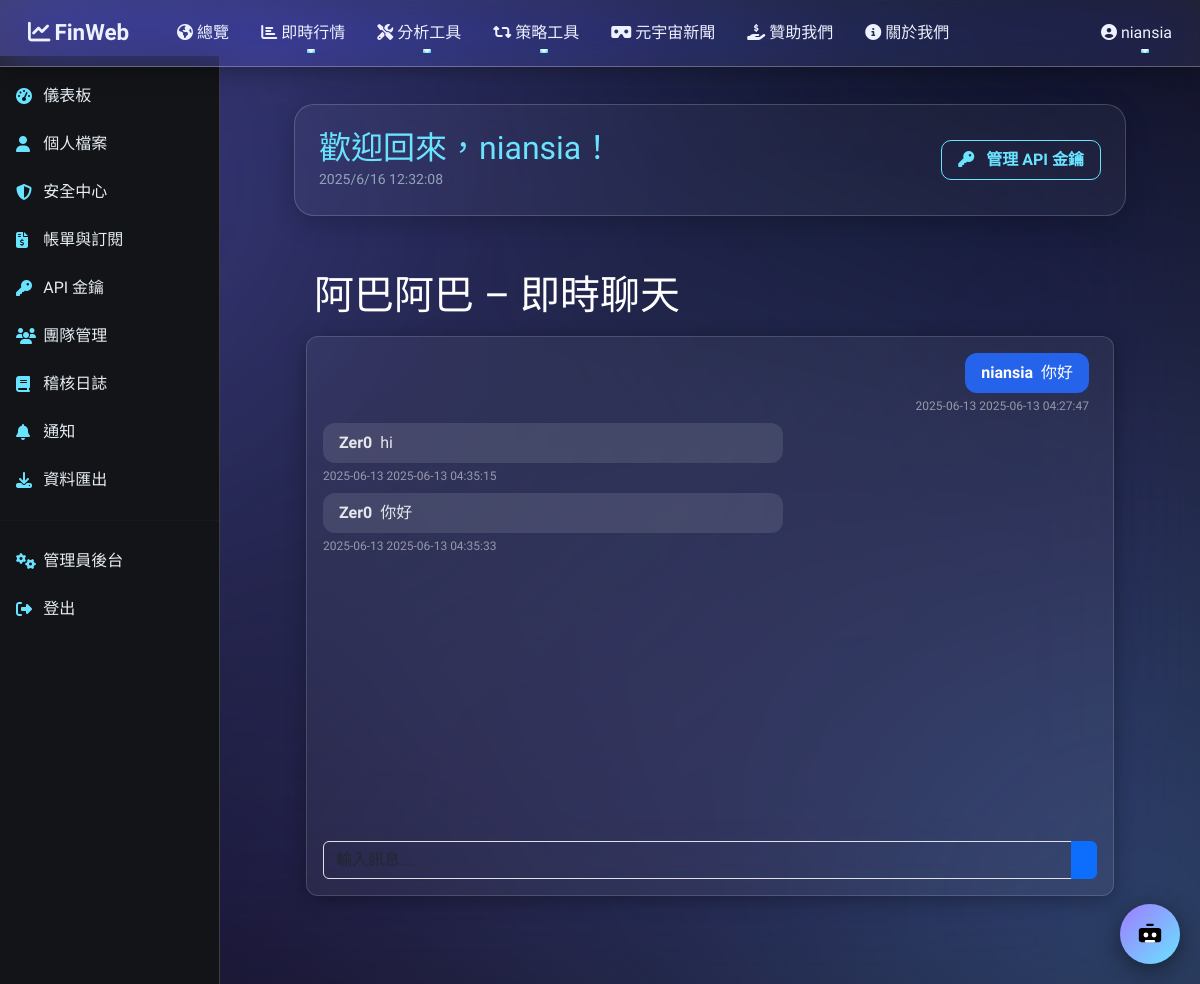
The page /member/teams/1/chat (signed in) on the database its author committed.
### app.py (models this page shows)
class User(UserMixin, db.Model):
    id                  = db.Column(db.Integer, primary_key=True)
    username            = db.Column(db.String(80),  unique=True, nullable=False)
    _email              = db.Column("email", db.LargeBinary, nullable=False)
    email_hash          = db.Column(db.String(64), unique=True, nullable=False, index=True)
    password            = db.Column(db.String(128), nullable=False)
    created             = db.Column(db.Integer, default=lambda: int(time.time()))
    confirm_code        = db.Column(db.String(6))
    confirm_expire      = db.Column(db.Integer)
    confirmed           = db.Column(db.Boolean, default=False)
    failed_login        = db.Column(db.Integer, default=0)
    locked_until        = db.Column(db.Integer)
    avatar_url          = db.Column(db.String(256))
    timezone            = db.Column(db.String(64), default="UTC")
    language            = db.Column(db.String(8), default="zh-TW")
    last_login          = db.Column(db.Integer)
    membership_level    = db.Column(db.String(32), default="free")
    subscription_status = db.Column(db.String(32), default="inactive")
    two_factor_secret   = db.Column(db.String(64))
    is_admin = db.Column(db.Boolean, default=False, nullable=False)
    @property
    def email(self) -> str:
        try:
            return f.decrypt(self._email).decode()
        except InvalidToken:
            return ""
    @email.setter
    def email(self, val: str):
        self._email = f.encrypt(val.encode())
        self.email_hash = hashlib.sha256(val.encode()).hexdigest()
    email = synonym('_email', descriptor=email)

class Team(db.Model):
    id        = db.Column(db.Integer, primary_key=True)
    name      = db.Column(db.String(100), nullable=False)
    owner_id  = db.Column(db.Integer, ForeignKey("user.id"), nullable=False)
    created   = db.Column(db.Integer, default=lambda: int(time.time()))
    owner     = db.relationship("User", backref="teams_owned", lazy="joined")
    members = db.relationship(
        "TeamMember",
        backref="team",
        cascade="all, delete-orphan"
    )

class ChatMessage(db.Model):
    __tablename__ = 'chat_message'
    id       = db.Column(db.Integer, primary_key=True)
    team_id  = db.Column(db.Integer, db.ForeignKey("team.id"), nullable=False)
    user_id  = db.Column(db.Integer, db.ForeignKey("user.id"), nullable=False)
    content  = db.Column(db.Text, nullable=False)
    ts       = db.Column(db.Integer, default=lambda: int(time.time()))
    user     = db.relationship("User", lazy="joined")

### app.py (the view)
@member_bp.route('/teams/<int:team_id>/chat', endpoint='team_chat')
@login_required
def team_chat(team_id):
    team = Team.query.get_or_404(team_id)
    is_member = (team.owner_id == current_user.id) or \
        TeamMember.query.filter_by(
            team_id=team.id,
            user_id=current_user.id
        ).first()
    if not is_member:
        abort(403)
    msgs = (ChatMessage.query
            .filter_by(team_id=team.id)
            .order_by(ChatMessage.ts.asc())
            .limit(50).all())
    return render_template(
        'member/team_chat.html',
        team=team,
        messages=msgs
    )

### app.py (called while the page is built)
@login_mgr.user_loader
def load_user(uid: str) -> User | None:
    return db.session.get(User, int(uid))

@app.before_request
def block_bad_ua():
    ua = request.headers.get("User-Agent","").lower()
    if re.search(r"curl|python-requests|scrapy", ua):
        abort(403)

@app.template_filter("tsfmt")
def tsfmt(ts: int | None, fmt: str = "%Y-%m-%d %H:%M:%S"):
    return datetime.fromtimestamp(ts).strftime(fmt) if ts else "-"

@member_bp.app_template_filter("ts2date")
def _fmt(ts:int|None): return datetime.fromtimestamp(ts).strftime("%Y-%m-%d") if ts else "-"

### templates/member/team_chat.html (shortened to what this page needs)
{% extends "member/base_member.html" %}
{% block member_content %}
<div class="container-fluid py-4">
  <h1 class="display-6 text-white mb-3">
    {{ team.name }} – 即時聊天
  </h1>
  <div class="chat-card p-3 d-flex flex-column" style="height:70vh;">
    <div id="msgBox" class="flex-grow-1 overflow-auto pe-2">
      {% for m in messages %}
        <div class="d-flex flex-column mb-2 {% if m.user_id==current_user.id %}align-items-end{% endif %}">
          <div class="msg-bubble {% if m.user_id==current_user.id %}me{% else %}other{% endif %}">
            <strong class="me-1">{{ m.user.username }}</strong> {{ m.content }}
          </div>
          <span class="time mt-1">
            {{ m.ts|ts2date }} {{ m.ts|tsfmt("%Y-%m-%d %H:%M:%S") }}
          </span>
        </div>
      {% endfor %}
    </div>
    <div class="mt-3">
      <div class="input-group">
        <textarea id="msgInput" rows="1" placeholder="輸入訊息..."
                  class="form-control bg-transparent text-white"
                  style="resize:none"></textarea>
        <button id="sendBtn" class="btn btn-primary">
        </button>
      </div>
    </div>
  </div>
</div>
{% endblock %}

### templates/member/base_member.html (shortened to what this page needs)
{% extends "base.html" %}
{% block content %}
<div id="member-layout">
  <aside id="member-sidebar">
    {% include 'member/_sidebar.html' %}
  </aside>
  <main id="member-main">
    <div class="header-card">
      <div>
        <h2>歡迎回來，{{ current_user.username }}！</h2>
        <small id="now-time"></small>
      </div>
      <div>
        <button class="btn-primary"
                onclick="location.href='{{ url_for('member.api_keys') }}'">
          <i class="fas fa-key me-2"></i> 管理 API 金鑰
        </button>
      </div>
    </div>
    {% block member_content %}{% endblock %}
  </main>
</div>
{% endblock %}

### templates/base.html (shortened to what this page needs)
<!doctype html>
<html lang="zh-Hant">
<head>
  <link href="https://cdn.jsdelivr.net/npm/bootstrap@5.3.3/dist/css/bootstrap.min.css" rel="stylesheet">
  <link href="https://cdn.jsdelivr.net/npm/animate.css@4.1.1/animate.min.css" rel="stylesheet">
  <link href="https://cdnjs.cloudflare.com/ajax/libs/font-awesome/6.4.0/css/all.min.css"
        rel="stylesheet"/>
  <link rel="stylesheet" href="{{ url_for('static', filename='css/style.css') }}"/>
</head>
<body class="{{ body_class|default('') }}">
  <div id="tsparticles"></div>
  <nav class="navbar navbar-expand-lg">
    <div class="container-fluid">
      <a class="navbar-brand fw-bold" href="{{ url_for('home') }}">
        <i class="fas fa-chart-line me-1"></i>FinWeb
      </a>
      <div id="navMenu" class="collapse navbar-collapse">
        {% include 'nav_items.html' %}
        <ul class="navbar-nav ms-auto mb-2 mb-lg-0">
          {% if current_user.is_authenticated %}
            <li class="nav-item dropdown">
              <a class="nav-link dropdown-toggle" href="#" data-bs-toggle="dropdown">
                <i class="fas fa-user-circle me-1"></i>{{ current_user.username }}
              </a>
            </li>
          {% else %}
            <li class="nav-item"><a class="nav-link"
               href="{{ url_for('login') }}">登入</a></li>
            <li class="nav-item"><a class="nav-link"
               href="{{ url_for('register') }}">註冊</a></li>
          {% endif %}
        </ul>
      </div>
    </div>
  </nav>
  <main class="container pt-5 mt-4 animate__animated animate__fadeIn">
    {% block content %}{% endblock %}
  </main>
  <button id="chat-toggle">
    <img src="{{ url_for('static', filename='img/assistant-icon.svg') }}"
         width="26" height="26" alt="">
  </button>
</body>
</html>

### templates/nav_items.html (shortened to what this page needs)
<ul class="navbar-nav me-auto mb-2 mb-lg-0">
  <li class="nav-item">
    <a class="nav-link {% if request.endpoint == 'market_overview' %}active{% endif %}"
       href="{{ url_for('market_overview') }}">
      <i class="fas fa-globe-americas me-1"></i>總覽
    </a>
  </li>
  <li class="nav-item dropdown">
    <a class="nav-link dropdown-toggle" href="#" data-bs-toggle="dropdown">
      <i class="fas fa-chart-bar me-1"></i>即時行情
    </a>
  </li>
  <li class="nav-item dropdown">
    <a class="nav-link dropdown-toggle" href="#" data-bs-toggle="dropdown">
      <i class="fas fa-tools me-1"></i>分析工具
    </a>
  </li>
  <li class="nav-item dropdown">
    <a class="nav-link dropdown-toggle" href="#" data-bs-toggle="dropdown">
      <i class="fas fa-retweet me-1"></i>策略工具
    </a>
  </li>
  <li class="nav-item">
    <a class="nav-link {% if request.endpoint == 'metaverse.metaverse' %}active{% endif %}"
       href="{{ url_for('metaverse.metaverse') }}">
      <i class="fas fa-vr-cardboard me-1"></i>元宇宙新聞
    </a>
  </li>
  <li class="nav-item">
    <a class="nav-link" href="{{ url_for('sponsor') }}">
      <i class="fas fa-hand-holding-dollar me-1"></i>贊助我們
    </a>
  </li>
  <li class="nav-item">
    <a class="nav-link" href="{{ url_for('about') }}">
      <i class="fas fa-info-circle me-1"></i>關於我們
    </a>
  </li>
</ul>

### templates/member/_sidebar.html
<nav class="nav flex-column">
  <a class="nav-link {% if request.endpoint=='member.dashboard' %}active{% endif %}"
     href="{{ url_for('member.dashboard') }}">
    <i class="fas fa-tachometer-alt me-2"></i> 儀表板
  </a>
  <a class="nav-link {% if request.endpoint=='member.profile' %}active{% endif %}"
     href="{{ url_for('member.profile') }}">
    <i class="fas fa-user me-2"></i> 個人檔案
  </a>
  <a class="nav-link {% if request.endpoint=='member.security' %}active{% endif %}"
     href="{{ url_for('member.security') }}">
    <i class="fas fa-shield-alt me-2"></i> 安全中心
  </a>
  <a class="nav-link {% if request.endpoint=='member.subscription' %}active{% endif %}"
     href="{{ url_for('member.subscription') }}">
    <i class="fas fa-file-invoice-dollar me-2"></i> 帳單與訂閱
  </a>
  <a class="nav-link {% if request.endpoint=='member.api_keys' %}active{% endif %}"
     href="{{ url_for('member.api_keys') }}">
    <i class="fas fa-key me-2"></i> API 金鑰
  </a>
  <a class="nav-link {% if request.endpoint=='member.teams' %}active{% endif %}"
     href="{{ url_for('member.teams') }}">
    <i class="fas fa-users me-2"></i> 團隊管理
  </a>
  <a class="nav-link {% if request.endpoint=='member.audit_logs' %}active{% endif %}"
     href="{{ url_for('member.audit_logs') }}">
    <i class="fas fa-book me-2"></i> 稽核日誌
  </a>
  <a class="nav-link {% if request.endpoint=='member.notifications' %}active{% endif %}"
     href="{{ url_for('member.notifications') }}">
    <i class="fas fa-bell me-2"></i> 通知
  </a>
  <a class="nav-link {% if request.endpoint=='member.data_export' %}active{% endif %}"
     href="{{ url_for('member.data_export') }}">
    <i class="fas fa-download me-2"></i> 資料匯出
  </a>
  {% if current_user.is_admin %}
    <hr class="my-3" style="border-color:rgba(255,255,255,0.1)">
    <a class="nav-link {% if request.endpoint=='member.admin_panel' %}active{% endif %}"
       href="{{ url_for('member.admin_panel') }}">
      <i class="fas fa-cogs me-2"></i> 管理員後台
    </a>
  {% endif %}
</nav>
<div class="mt-auto">
  <a class="nav-link" href="{{ url_for('logout') }}">
    <i class="fas fa-sign-out-alt me-2"></i> 登出
  </a>
</div>

### static/css/style.css (style rules this page uses)
body::after { content: ""; position: fixed; inset: 0; background: rgba(159, 123, 255, 0.6); backdrop-filter: blur(30px) saturate(200%); -webkit-backdrop-filter: blur(30px) saturate(200%); z-index: -1; pointer-events: none; }
html, body { height: 100%; margin: 0; background: transparent; color: var(--fin-text); font-family: system-ui, -apple-system, "Noto Sans TC", sans-serif; overflow-x: hidden; }
#tsparticles { position: fixed; inset: 0; pointer-events: none; z-index: -2; }
:root { --fin-green: #00d084; --fin-blue: #015ef7; --fin-dark: #0e1117; --fin-text: #e6edf3; }
.navbar-brand, .nav-link { color: var(--fin-text)!important; }

### templates/base.html (style rules this page uses)
:root { --accent1: #a58bff; --accent2: #5fd8ff; --glass-bg: rgba(255,255,255,0.07); --glass-br: rgba(255,255,255,0.28); --text-light: #eef1ff; }
body:not(.metaverse-page) { margin: 0; color: var(--text-light); background: #0e111d; position: relative; overflow-x: hidden; }
body:not(.metaverse-page)::before { content: ""; position: fixed; inset: 0; z-index: -3; background: linear-gradient(140deg, #131a35 0%, #0e111d 40%, #191328 70%, #1b132e 100%); }
body:not(.metaverse-page)::after { content: ""; position: fixed; inset: -15%; z-index: -2; filter: blur(90px); background: radial-gradient(circle at 15% 25%, rgba(165,139,255,.30) 0%, transparent 60%), radial-gradient(circle at 85% 85%, rgba(95,216,255,.25) 0%, transparent 55%); }
.navbar { position: fixed; top: 0; left: 0; right: 0; z-index: 1100; background: var(--glass-bg); backdrop-filter: blur(30px) saturate(200%); border-bottom: 1px solid var(--glass-br); box-shadow: 0 4px 24px rgba(0,0,0,0.3); transition: background .3s, box-shadow .3s; }
.navbar-brand { padding: .5rem 1rem; font-size: 1.4rem; color: var(--text-light)!important; }
.navbar .nav-link { position: relative; color: var(--text-light)!important; margin: 0 .5rem; padding: .5rem .75rem; }
.navbar .nav-link::after { content: ""; position: absolute; bottom: 0; left: 50%; width: 0; height: 2px; background: var(--accent2); transition: width .3s ease, left .3s ease; border-radius: 1px; }
#chat-toggle { position: fixed; bottom: 20px; right: 20px; width: 60px; height: 60px; border: none; border-radius: 50%; background: linear-gradient(135deg, var(--accent1), var(--accent2)); display: flex; align-items: center; justify-content: center; box-shadow: 0 6px 24px rgba(0,0,0,.45); cursor: pointer; z-index: 1050; }

### templates/member/base_member.html (style rules this page uses)
:root { --bg-main: #0b0e17; --sidebar-bg: #121418; --card-bg: rgba(255,255,255,0.04); --card-border: rgba(255,255,255,0.18); --glass-grad: radial-gradient(140% 160% at 0 0, rgba(255,255,255,0.24) 0%, rgba(255,255,255,0.04) 60%, transparent 100%); --text-primary: #e8ecff; --text-secondary: #94a3b8; --accent1: #9F7BFF; --accent2: #6AE3FF; --highlight-white: rgba(255,255,255,0.12); --pie1: #FF6384; --pie2: #36A2EB; --pie3: #FFCE56; --pie4: #4BC0C0; --pie5: #9966FF; }
body { background: var(--bg-main); color: var(--text-primary); font-family:'Rajdhani',sans-serif; margin:0; padding:0; overflow-x:hidden; }
h1,h2,h3,h4,h5,h6,.metric-title { font-family:'Orbitron',sans-serif; }
#member-sidebar { position:fixed; top:56px; bottom:0; left:0; width:220px; background:var(--sidebar-bg); border-right:1px solid var(--card-border); padding-top:1rem; z-index:100; }
#member-sidebar .nav-link { display:flex; align-items:center; padding:.75rem 1rem; color:var(--text-secondary); font-weight:500; transition:.2s; }
#member-sidebar .fas { width:1.2em; margin-right:.5rem; color:var(--accent2) }
#member-main { margin-left:220px; padding:2rem; display:grid; grid-template-rows:auto auto 1fr; row-gap:2rem; min-height:100vh; }
.header-card { background:var(--card-bg); border:1px solid var(--card-border); border-radius:20px; overflow:hidden; backdrop-filter: blur(18px) saturate(160%); -webkit-backdrop-filter: blur(18px) saturate(160%); box-shadow: 0 8px 24px rgba(0,0,0,0.2); padding:1.5rem; display:flex;justify-content:space-between;align-items:center; transition:.25s; }
.header-card h2 { margin:0; color:var(--accent2) }
.header-card small { color:var(--text-secondary) }
.header-card .btn-primary { background:transparent; border:1px solid var(--accent2); color:var(--accent2); font-weight:600; padding:.45rem 1rem; border-radius:10px; }

### rows shown on the page
User: username "niansia"
Team: name "阿巴阿巴"
ChatMessage: user.username "niansia", content "你好", ts|ts2date "2025-06-13", ts|tsfmt "2025-06-13 04:27:47"
ChatMessage: user.username "Zer0", content "hi", ts|ts2date "2025-06-13", ts|tsfmt "2025-06-13 04:35:15"
ChatMessage: user.username "Zer0", content "你好", ts|ts2date "2025-06-13", ts|tsfmt "2025-06-13 04:35:33"
